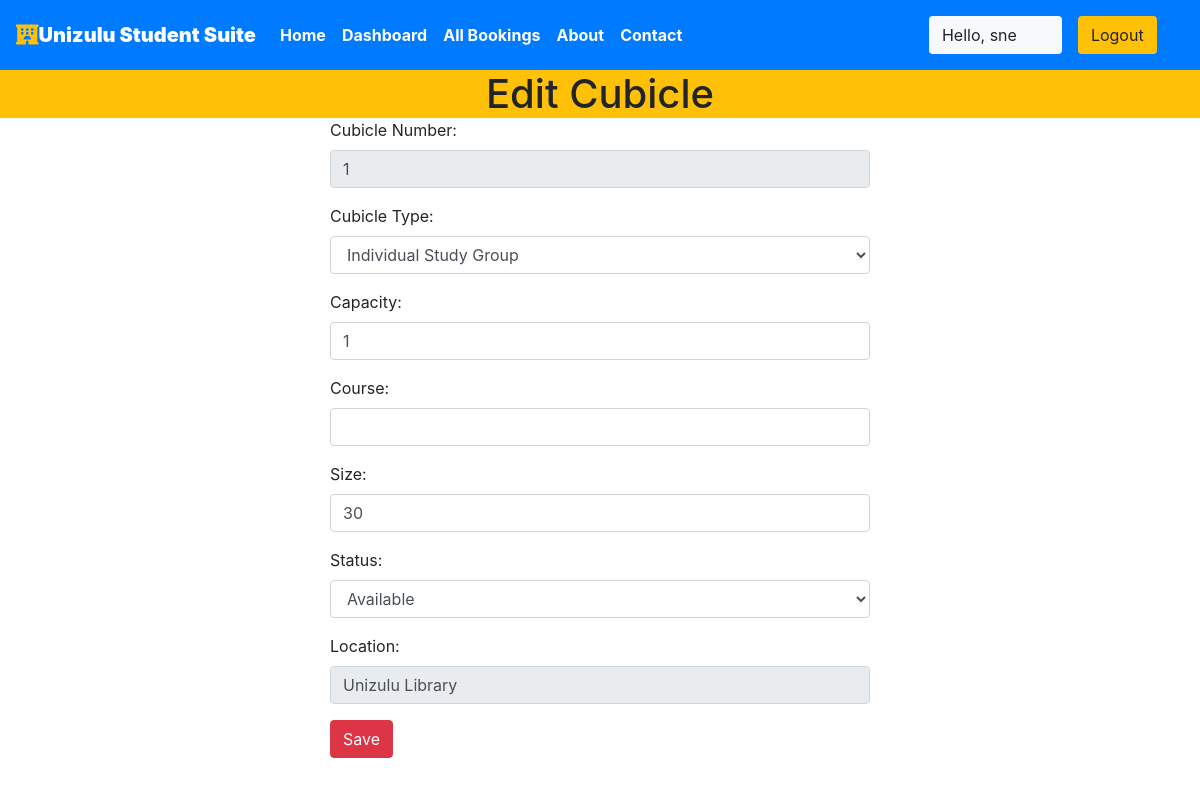
The app's page /staff/panel/edit-room?roomid=5 (signed in), older data.
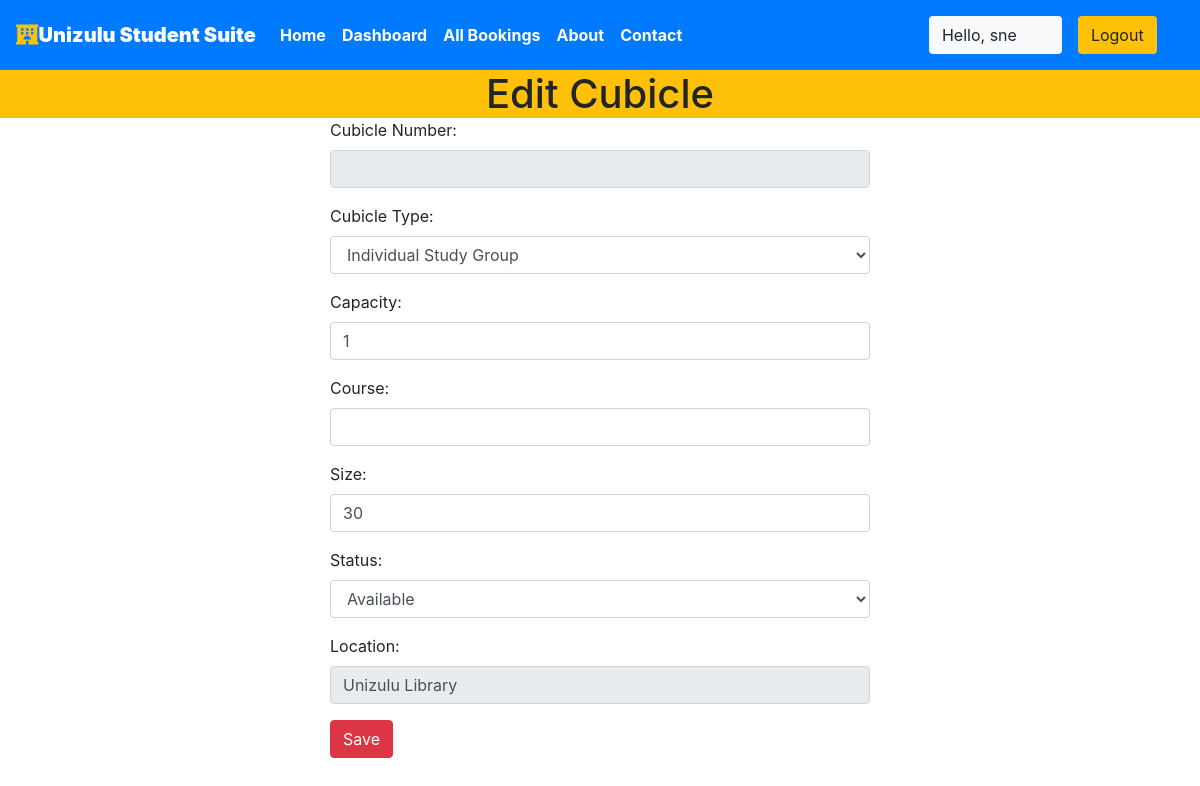
The same page, newer data.
### students/models.py (models this page shows, shortened)
class Rooms(models.Model):
    ROOM_STATUS = (
    ("1", "available"),
    ("2", "not available"),
    )
    ROOM_TYPE = (
    ("1", "Individual Cubicle"),
    ("2", "Group Cubicle"),
    )
    room_type = models.CharField(max_length=50,choices = ROOM_TYPE)
    capacity = models.IntegerField()
    Course = models.CharField(max_length=100, default="Introductory Computing")
    size = models.IntegerField()
    hotel = models.ForeignKey(Cubicle, on_delete = models.CASCADE)
    status = models.CharField(choices =ROOM_STATUS,max_length = 15)
    roomnumber = models.CharField(max_length=30)

class Cubicle(models.Model):
    name = models.CharField(max_length=30,default="Unizulu Library")
    floor = models.CharField(max_length=20)
    location = models.CharField(max_length=50)
    province = models.CharField(max_length=50,default="Kwazul-Natal")
    country = models.CharField(max_length=50,default="South Africa")

### students/views.py (the view)
# urls.py: path('staff/panel/edit-room', views.edit_room),
@login_required(login_url='/staff')
def edit_room(request):
    if request.user.is_staff == False:
        return HttpResponse('Access Denied')
    if request.method == 'POST' and request.user.is_staff:
        print(request.POST)
        old_room = Rooms.objects.all().get(id=int(request.POST['roomid']))
        hotel = Cubicle.objects.all().get(id=int(request.POST['hotel']))
        old_room.room_type = request.POST['roomtype']
        old_room.capacity = int(request.POST['capacity'])
        old_room.course = request.POST['price']
        old_room.size = int(request.POST['size'])
        old_room.hotel = hotel
        old_room.status = request.POST['status']
        old_room.room_number = int(request.POST['roomnumber'])
        old_room.save()
        messages.success(request, "Cubicles Details Updated Successfully")
        return redirect('staffpanel')
    else:
        room_id = request.GET['roomid']
        room = Rooms.objects.all().get(id=room_id)
        response = render(request, 'staff/editroom.html', {'room': room})
        return HttpResponse(response)

### students/templates/staff/editroom.html (shortened to what this page needs)
{% extends 'basic.html' %}
{% block body %}
<h1 class="text-center bg-warning my-0">Edit Cubicle</h1>
    <div class="container">
        <div class="row">
            <div class="col-md-6 col-lg-6 col-xlg-6 col-sm-12 mx-auto">
                <form action="/staff/panel/edit-room/edit" method="POST">
                    <div class="form-group">
                        <label for="pwd">Cubicle Number:</label>
                        <input type="number" class="form-control" id="roomnumber" name="roomnumber" value="{{room.roomnumber}}" disabled>
                    </div>
                    <div class="form-group">
                        <label for="email">Cubicle Type:</label>
                        <select class="form-control" name="roomtype" id="roomtype">
                            <option  value=1>Individual Study Group</option>
                        </select>
                    </div>
                    <div class="form-group">
                        <label for="pwd">Capacity:</label>
                        <input type="number" class="form-control " id="capacity" name="capacity" value="{{room.capacity}}">
                    </div>
                    <div class="form-group">
                        <label for="pwd">Course:</label>
                        <input type="mumber" class="form-control " id="price" name="price" value="{{room.price}}">
                    </div>
                    <div class="form-group">
                        <label for="pwd">Size:</label>
                        <input type="number" class="form-control " id="size" name="size" value="{{room.size}}">
                    </div>
                    <div class="form-group">
                        <label for="pwd">Status:</label>
                        <select class="form-control" name="status" id="status">
                            <option value="1">Available</option>
                        </select>
                    </div>
                    <div class="form-group">
                        <label for="pwd">Location:</label>
                        <input type="text" class="form-control " id="hotel" name="hotel" value="{{room.hotel.location}}" disabled>
                    </div>
                    <button type="submit" class="btn btn-danger">Save</button>
                </form>
            </div>
        </div>
    </div>
{% endblock body %}

Row changes from the older to the newer data that the page shows:
changed Rooms "Unizulu Library": roomnumber "1" → (not shown)
